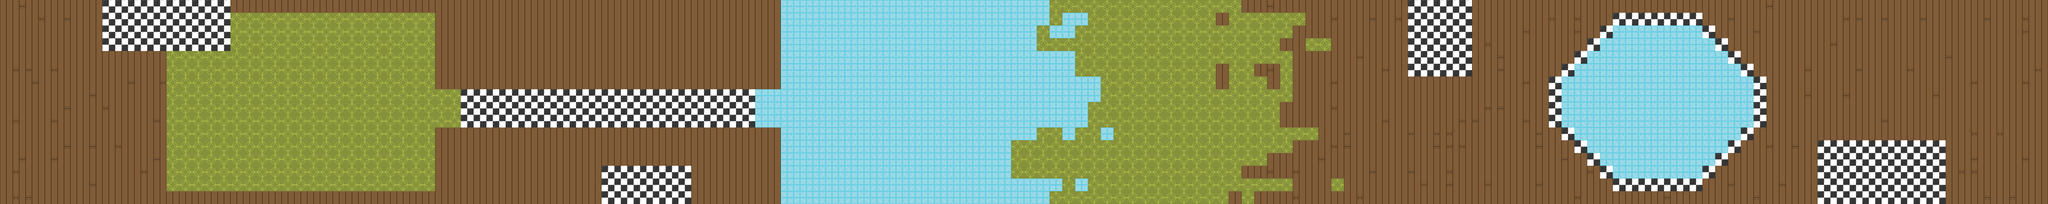

Below is a game level as drawn by its tile map, then a one-line description and the .tmx file that defines it, in full:
An orthogonal 160x16 tile map with 32x32 px tiles, 1 tile layer (Tile Layer 1).

<map version="1.8" tiledversion="1.8.5" orientation="orthogonal" renderorder="right-down" width="160" height="16" tilewidth="32" tileheight="32" infinite="0" nextlayerid="2" nextobjectid="1">
 <tileset firstgid="1" source="kitchen_floor.tsx" />
 <layer id="1" name="Tile Layer 1" width="160" height="16">
  <data encoding="csv">
3,1,3,3,3,3,3,3,4,4,4,4,4,4,4,4,4,4,3,3,3,3,3,3,3,3,3,3,3,3,3,3,3,3,3,3,3,3,3,3,3,3,3,3,3,3,3,3,3,3,3,3,3,3,3,3,3,3,3,3,3,5,5,5,5,5,5,5,5,5,5,5,5,5,5,5,5,5,5,5,5,5,6,6,6,6,6,6,6,6,6,6,6,6,6,6,6,3,3,2,3,3,3,3,3,3,3,3,3,3,4,4,4,4,4,3,3,3,3,3,3,3,3,3,3,3,3,3,3,3,3,3,3,3,3,3,3,3,2,3,3,3,3,3,3,3,3,3,3,3,3,3,3,3,3,3,3,3,3,3,
3,3,3,2,3,2,3,3,4,4,4,4,4,4,4,4,4,4,6,6,6,6,6,6,6,6,6,6,6,6,6,6,6,6,3,3,3,3,3,3,3,3,3,3,3,3,3,3,3,3,3,3,3,3,3,3,3,3,3,3,3,5,5,5,5,5,5,5,5,5,5,5,5,5,5,5,5,5,5,5,5,5,6,5,5,6,6,6,6,6,6,6,6,6,6,3,6,6,6,6,6,6,3,3,2,3,3,2,3,2,4,4,4,4,4,3,3,3,3,3,3,2,3,2,3,3,4,4,4,4,4,4,4,3,3,2,3,3,3,3,3,3,3,3,2,2,3,2,3,3,2,3,3,3,3,2,3,3,2,3,
3,3,3,3,3,3,3,3,4,4,4,4,4,4,4,4,4,4,6,6,6,6,6,6,6,6,6,6,6,6,6,6,6,6,3,3,3,3,3,3,3,3,3,3,3,3,3,3,3,3,3,3,3,3,3,3,3,3,3,3,3,5,5,5,5,5,5,5,5,5,5,5,5,5,5,5,5,5,5,5,5,6,5,5,6,6,6,6,6,6,6,6,6,6,6,6,6,6,6,6,6,3,3,3,3,3,3,3,3,3,4,4,4,4,4,3,3,3,3,2,3,3,3,2,3,4,5,5,5,5,5,5,5,4,3,3,3,2,3,3,3,3,3,3,3,3,3,3,3,3,3,3,3,3,3,3,3,3,2,3,
3,3,3,3,3,3,3,3,4,4,4,4,4,4,4,4,4,4,6,6,6,6,6,6,6,6,6,6,6,6,6,6,6,6,3,3,3,3,3,3,3,3,3,3,3,3,3,3,3,3,3,3,3,3,3,3,3,3,3,3,3,5,5,5,5,5,5,5,5,5,5,5,5,5,5,5,5,5,5,5,5,6,6,6,6,6,6,6,6,6,6,6,6,6,6,6,6,6,6,6,3,3,6,6,3,3,3,3,3,3,4,4,4,4,4,3,2,3,3,3,3,3,3,3,4,5,5,5,5,5,5,5,5,5,4,3,3,3,3,3,3,3,3,2,3,3,3,3,3,3,3,3,3,3,3,3,3,3,3,3,
3,3,3,3,3,3,3,3,3,3,3,3,3,6,6,6,6,6,6,6,6,6,6,6,6,6,6,6,6,6,6,6,6,6,3,3,3,3,3,3,3,3,3,3,3,3,3,3,3,3,3,3,3,3,3,3,3,3,3,3,3,5,5,5,5,5,5,5,5,5,5,5,5,5,5,5,5,5,5,5,5,5,5,5,6,6,6,6,6,6,6,6,6,6,6,6,6,6,6,6,6,3,3,3,3,3,2,3,3,3,4,4,4,4,4,3,3,2,3,3,3,3,3,4,5,5,5,5,5,5,5,5,5,5,5,4,3,3,3,3,3,3,3,3,3,3,3,3,3,3,3,3,2,3,3,3,3,3,3,3,
3,2,2,3,2,3,3,3,3,3,3,3,3,6,6,6,6,6,6,6,6,6,6,6,6,6,6,6,6,6,6,6,6,6,3,3,3,3,3,3,3,3,3,3,3,3,3,3,3,3,3,3,3,3,3,3,3,3,3,3,3,5,5,5,5,5,5,5,5,5,5,5,5,5,5,5,5,5,5,5,5,5,5,5,6,6,6,6,6,6,6,6,6,6,6,3,6,6,3,2,6,3,3,3,3,3,3,3,2,3,4,4,4,4,4,3,3,2,3,3,3,3,4,5,5,5,5,5,5,5,5,5,5,5,5,5,4,3,3,3,3,2,3,3,3,2,3,3,3,2,3,3,3,3,3,3,3,3,3,2,
3,3,1,3,3,3,3,3,3,3,2,3,1,6,6,6,6,6,6,6,6,6,6,6,6,6,6,6,6,6,6,6,6,6,3,3,3,3,3,3,3,3,3,3,3,3,3,3,3,3,3,3,3,3,3,3,3,3,3,3,3,5,5,5,5,5,5,5,5,5,5,5,5,5,5,5,5,5,5,5,5,5,5,5,5,5,6,6,6,6,6,6,6,6,6,3,6,6,6,3,6,3,3,3,2,3,3,3,3,3,3,3,3,3,3,3,3,3,3,2,3,4,5,5,5,5,5,5,5,5,5,5,5,5,5,5,5,4,3,3,3,3,3,3,3,3,3,3,3,3,3,3,3,3,2,3,3,3,2,3,
3,3,3,3,3,3,3,2,3,3,3,3,3,6,6,6,6,6,6,6,6,6,6,6,6,6,6,6,6,6,6,6,6,6,6,6,4,4,4,4,4,4,4,4,4,4,4,4,4,4,4,4,4,4,4,4,4,4,4,5,5,5,5,5,5,5,5,5,5,5,5,5,5,5,5,5,5,5,5,5,5,5,5,5,5,5,6,6,6,6,6,6,6,6,6,6,6,6,6,6,6,3,3,3,3,3,3,3,3,3,3,3,3,3,3,3,3,3,3,3,3,4,5,5,5,5,5,5,5,5,5,5,5,5,5,5,5,4,3,3,3,2,3,3,2,3,3,3,3,3,3,2,3,3,3,3,3,3,3,3,
3,3,3,3,3,2,3,3,2,3,3,3,3,6,6,6,6,6,6,6,6,6,6,6,6,6,6,6,6,6,6,6,6,6,6,6,4,4,4,4,4,4,4,4,4,4,4,4,4,4,4,4,4,4,4,4,4,4,4,5,5,5,5,5,5,5,5,5,5,5,5,5,5,5,5,5,5,5,5,5,5,5,5,5,5,6,6,6,6,6,6,6,6,6,6,6,6,6,6,6,3,3,3,3,2,3,3,3,3,3,3,3,3,3,3,3,2,2,3,3,3,4,5,5,5,5,5,5,5,5,5,5,5,5,5,5,5,4,3,3,3,3,3,3,3,3,3,3,3,3,3,3,3,3,3,3,3,3,3,3,
3,2,3,3,2,3,3,3,3,3,3,3,2,6,6,6,6,6,6,6,6,6,6,6,6,6,6,6,6,6,6,6,6,6,6,6,4,4,4,4,4,4,4,4,4,4,4,4,4,4,4,4,4,4,4,4,4,4,4,5,5,5,5,5,5,5,5,5,5,5,5,5,5,5,5,5,5,5,5,5,5,5,5,5,5,6,6,6,6,6,6,6,6,6,6,6,6,6,6,6,3,3,3,3,3,3,3,3,2,3,3,3,3,3,2,2,3,3,3,2,3,4,5,5,5,5,5,5,5,5,5,5,5,5,5,5,5,4,3,3,3,3,3,3,3,3,3,2,3,3,3,3,3,3,3,3,3,3,3,3,
3,3,3,3,3,3,3,3,3,3,3,3,3,6,6,6,6,6,6,6,6,6,6,6,6,6,6,6,6,6,6,6,6,6,3,3,3,3,3,3,3,3,3,3,3,3,3,3,3,3,3,3,3,3,3,3,3,3,3,3,3,5,5,5,5,5,5,5,5,5,5,5,5,5,5,5,5,5,5,5,5,6,6,5,6,6,5,6,6,6,6,6,6,6,6,6,6,6,6,6,6,6,6,3,3,2,3,3,3,3,2,3,2,2,3,3,3,3,3,3,2,3,4,5,5,5,5,5,5,5,5,5,5,5,5,5,4,3,3,3,3,3,3,3,3,3,3,3,3,3,3,3,3,3,2,3,2,3,3,3,
3,3,3,3,3,2,3,2,3,2,3,3,3,6,6,6,6,6,6,6,6,6,6,6,6,6,6,6,6,6,6,6,6,6,3,3,3,3,3,3,3,3,3,3,3,3,3,3,3,3,3,3,3,3,3,3,3,3,3,3,3,5,5,5,5,5,5,5,5,5,5,5,5,5,5,5,5,5,5,6,6,6,6,6,6,6,6,6,6,6,6,6,6,6,6,6,6,6,6,6,6,3,3,3,2,2,3,3,3,3,3,3,2,2,2,3,3,3,3,3,2,3,3,4,5,5,5,5,5,5,5,5,5,5,5,4,3,3,2,3,2,3,4,4,4,4,4,4,4,4,4,4,3,3,3,3,3,3,3,3,
3,1,3,3,2,3,3,3,3,3,3,3,2,6,6,6,6,6,6,6,6,6,6,6,6,6,6,6,6,6,6,6,6,6,3,3,3,3,3,3,3,3,3,3,3,3,3,3,3,3,3,3,3,3,3,3,3,3,3,3,3,5,5,5,5,5,5,5,5,5,5,5,5,5,5,5,5,5,5,6,6,6,6,6,6,6,6,6,6,6,6,6,6,6,6,6,6,6,6,3,3,3,3,2,3,3,3,3,3,3,3,3,3,3,3,3,3,3,3,3,3,3,2,3,4,5,5,5,5,5,5,5,5,5,4,3,3,3,3,3,3,3,4,4,4,4,4,4,4,4,4,4,3,3,2,3,3,3,2,3,
3,2,3,3,3,3,3,3,3,3,3,2,3,6,6,6,6,6,6,6,6,6,6,6,6,6,6,6,6,6,6,6,6,6,3,3,3,3,3,3,3,3,3,3,3,3,3,4,4,4,4,4,4,4,3,3,3,3,3,3,3,5,5,5,5,5,5,5,5,5,5,5,5,5,5,5,5,5,5,6,6,6,6,6,6,6,6,6,6,6,6,6,6,6,6,6,6,3,3,2,3,2,3,3,3,3,3,2,3,3,2,3,3,2,3,3,3,3,3,3,3,3,3,3,2,4,5,5,5,5,5,5,5,4,3,3,3,3,3,3,3,3,4,4,4,4,4,4,4,4,4,4,3,2,2,3,3,3,3,3,
3,3,3,3,3,3,3,2,3,3,3,3,3,6,6,6,6,6,6,6,6,6,6,6,6,6,6,6,6,6,6,6,6,6,3,3,3,3,3,3,3,3,3,3,3,3,3,4,4,4,4,4,4,4,3,3,3,3,3,3,3,5,5,5,5,5,5,5,5,5,5,5,5,5,5,5,5,5,5,5,5,5,5,6,5,6,6,6,6,6,6,6,6,6,6,6,6,6,6,6,6,3,3,3,6,3,3,3,3,3,3,2,3,2,3,3,2,3,3,3,2,3,3,3,3,3,4,4,4,4,4,4,4,3,3,2,3,3,3,2,3,3,4,4,4,4,4,4,4,4,4,4,3,3,3,3,3,3,3,3,
3,2,2,3,3,3,3,3,3,3,3,3,3,3,3,3,3,3,3,3,3,3,3,3,3,3,3,3,3,3,3,3,3,3,3,3,3,3,3,3,3,3,3,3,3,3,3,4,4,4,4,4,4,4,3,3,3,3,3,3,3,5,5,5,5,5,5,5,5,5,5,5,5,5,5,5,5,5,5,5,5,5,6,6,6,6,6,6,6,6,6,6,6,6,6,6,3,6,3,3,3,2,3,3,3,3,2,3,3,3,3,3,3,3,3,3,3,3,3,3,3,3,3,2,3,3,3,3,3,3,2,3,3,3,3,3,3,2,3,3,3,3,4,4,4,4,4,4,4,4,4,4,3,3,3,2,3,2,3,3
</data>
 </layer>
</map>
